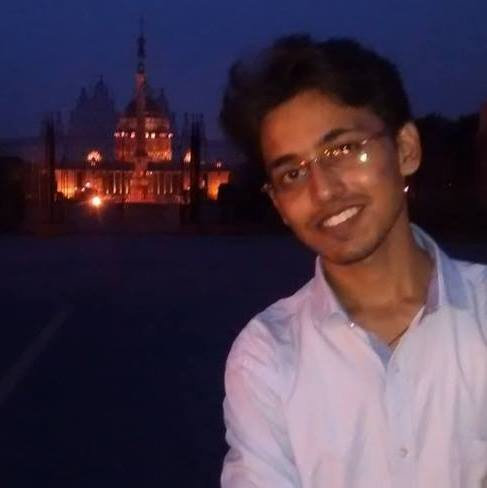
%> input picture Assignment2/face.jpg, 487 x 488 px
$ octave q5.m   (GNU Octave 9; MATLAB toolbox functions it lacks are replaced by stand-ins)
%> lines starting %> are read from the running program, lines starting %| are printed output that depends on the picture
clc;
clear;
close all;

I= imread('Assignment2/face.jpg');
%> I is the input picture: size 488x487x3 uint8; mean R, G, B 72.1, 56.2, 74
subplot(1,2,1);
imshow(I);
R = I(:,:,1);
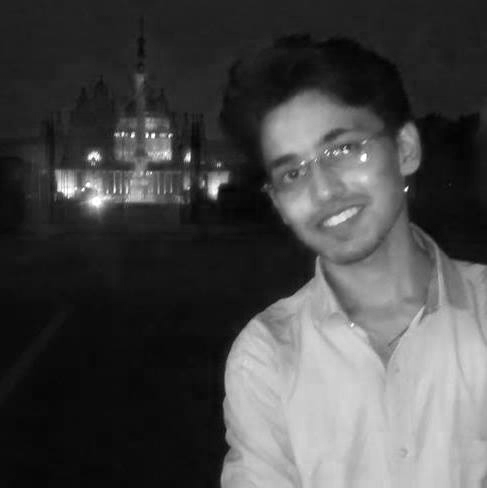
%> R: size 488x487 uint8; min 2, max 255, mean 72.1
G = I(:,:,2);
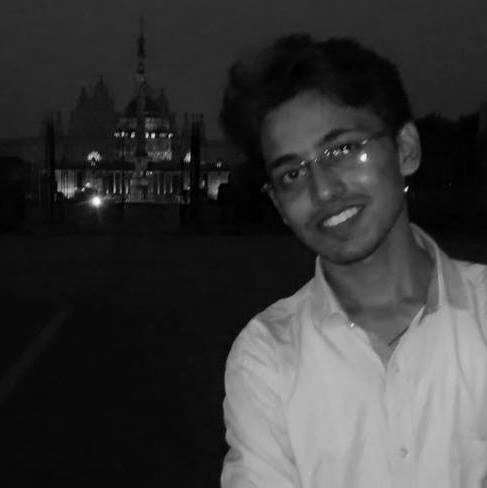
%> G: size 488x487 uint8; min 0, max 252, mean 56.2
B = I(:,:,3);
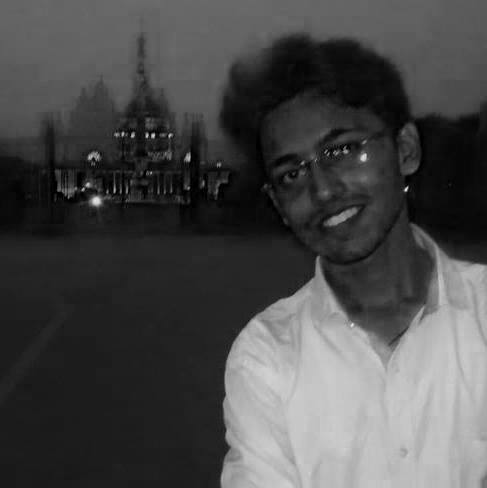
%> B: size 488x487 uint8; min 0, max 233, mean 74

szr = size(R);
%> szr = [488 487]
szg = size(G);
%> szg = [488 487]
szb = size(B);
%> szb = [488 487]

[xr, yr] = meshgrid(1:szr(2), 1:szr(1));
vxr = 0.1*yr;
vyr = 0.1*xr;
Dr = interp2(double(R), xr-vxr, yr-vyr);
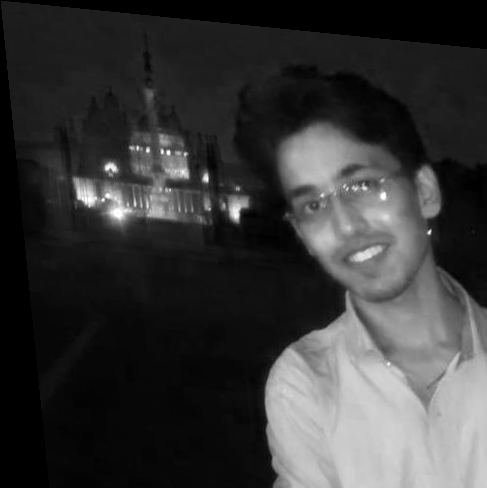
%> Dr: size 488x487 double; 10.21% of the values are NaN or infinite; the others: min 3.5, max 255, mean 65.06; drawn with min black, max white, NaN and infinite black

[xg, yg] = meshgrid(1:szg(2), 1:szg(1));
vxg = 0.1*yg;
vyg = 0.1*xg;
Dg = interp2(double(G), xg-vxg, yg-vyg);
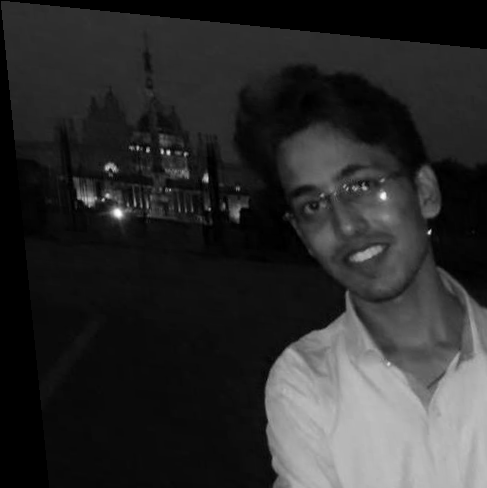
%> Dg: size 488x487 double; 10.21% of the values are NaN or infinite; the others: min 0, max 250, mean 48.84; drawn with min black, max white, NaN and infinite black

[xb, yb] = meshgrid(1:szb(2), 1:szb(1));

vxb = 0.1*yb;
vyb = 0.1*xb;
Db = interp2(double(B), xb-vxb, yb-vyb);
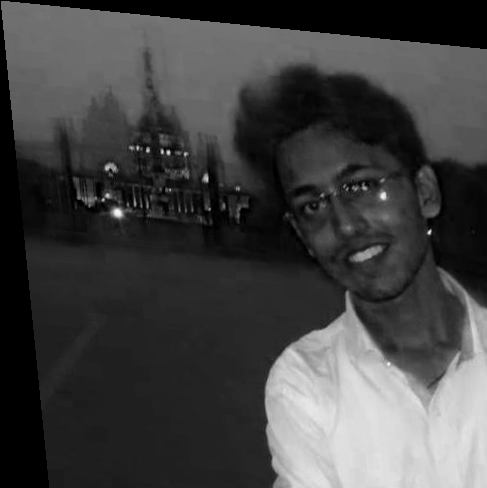
%> Db: size 488x487 double; 10.21% of the values are NaN or infinite; the others: min 0, max 229, mean 66.69; drawn with min black, max white, NaN and infinite black

result(:,:,1) = Dr;
result(:,:,2) = Dg;
result(:,:,3) = Db;
%> result: size 488x487x3 double; 10.21% of the values are NaN or infinite; the others: min 0, max 255, mean 60.2
subplot(1,2,2);
imshow(uint8(result));
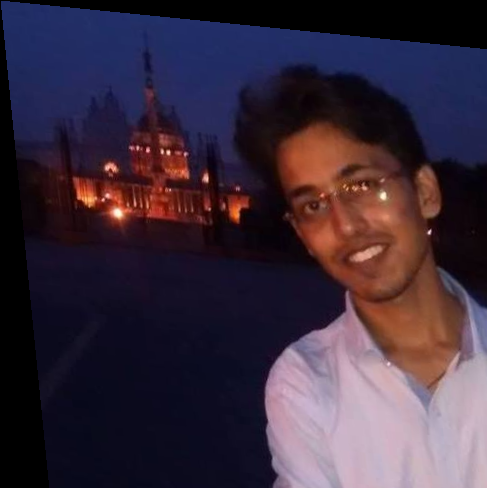
%> displayed picture: size 488x487x3, on the screen's scale of 0 to 255; mean R, G, B 58.4, 43.9, 59.9

$ run again, with Assignment2/eiffel.jpg copied over Assignment2/face.jpg
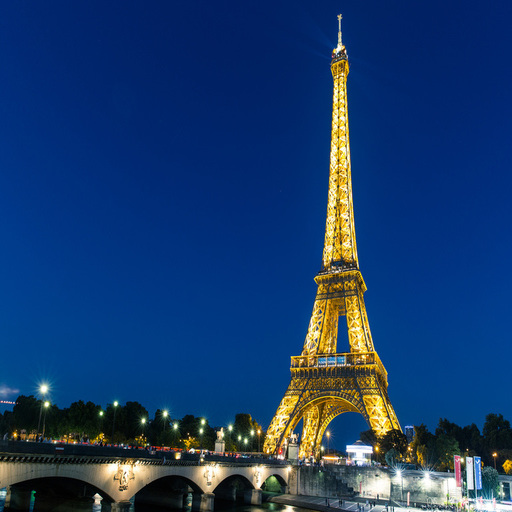
%> input picture Assignment2/eiffel.jpg, 512 x 512 px
%> I is the input picture: size 512x512x3 uint8; mean R, G, B 24.5, 59.2, 106.8
%> `Db = interp2(double(B), xb-vxb, yb-vyb);`:
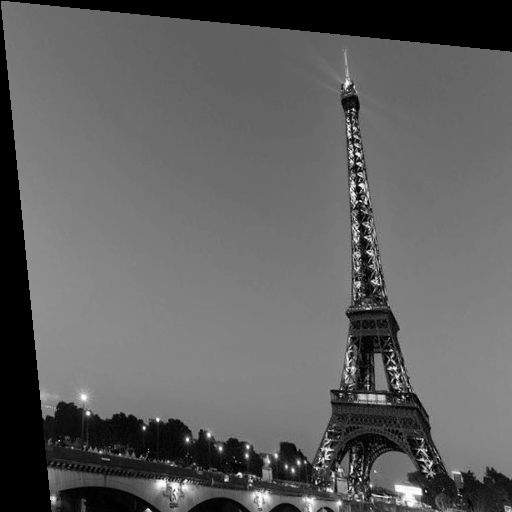
%> Db: size 512x512 double; 10.2% of the values are NaN or infinite; the others: min 0, max 255, mean 106.8; drawn with min black, max white, NaN and infinite black
%> result: size 512x512x3 double; 10.2% of the values are NaN or infinite; the others: min 0, max 255, mean 61.66
%> `imshow(uint8(result));`:
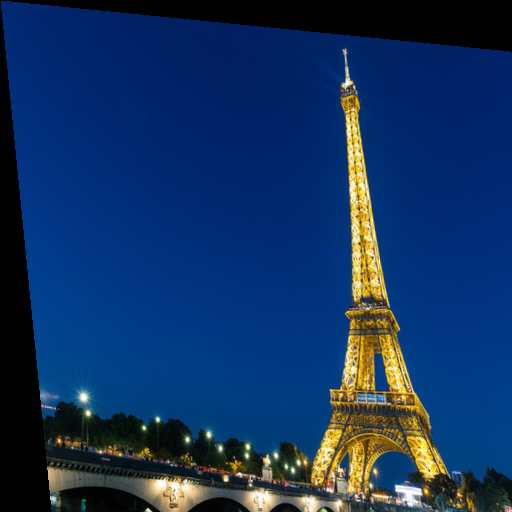
%> displayed picture: size 512x512x3, on the screen's scale of 0 to 255; mean R, G, B 19.1, 51.1, 95.9
